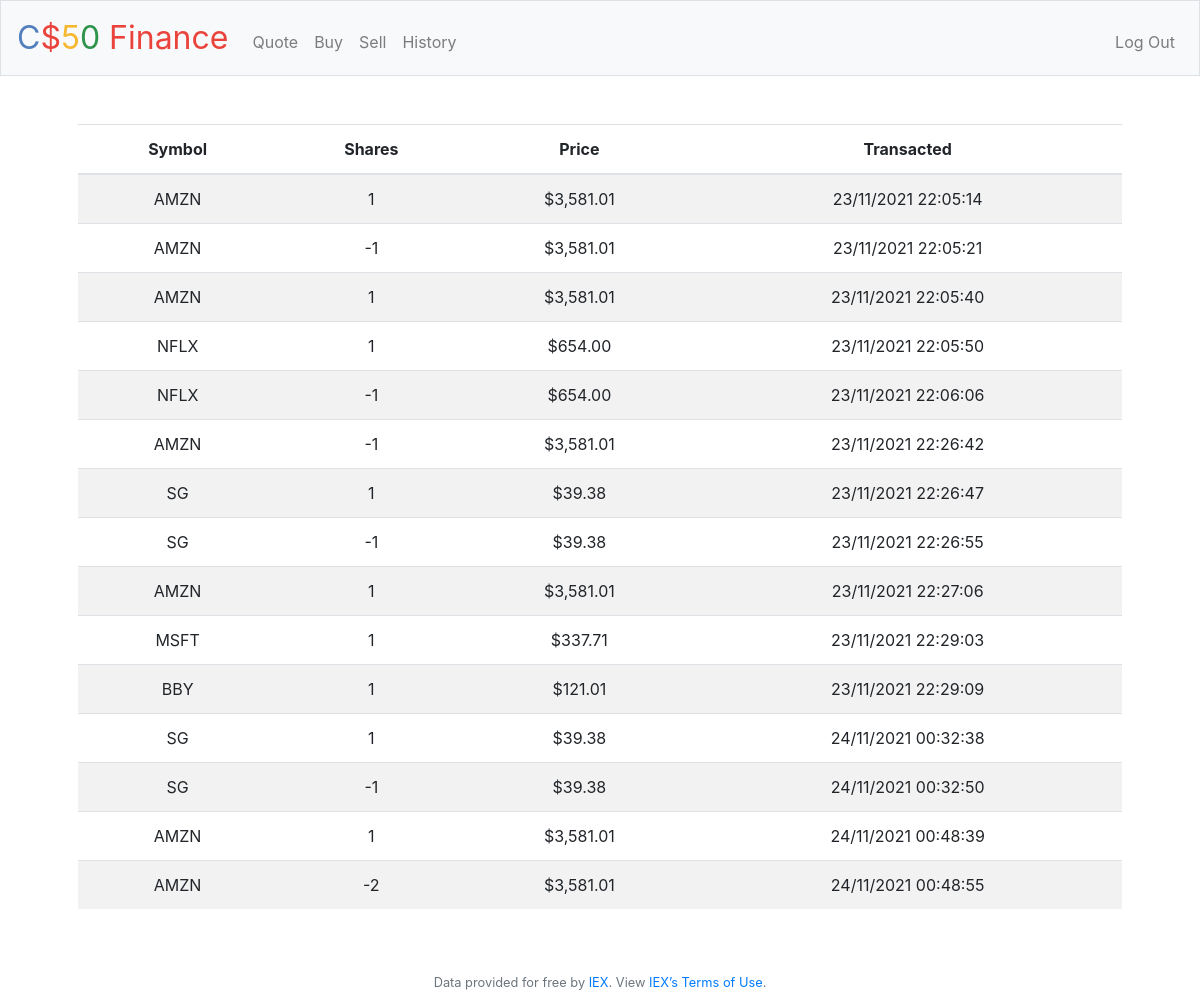
Screenshot of /history (signed in) with the database file from the repository.
### tables this page shows
CREATE TABLE stock (user INTEGER NOT NULL, symbol TEXT NOT NULL, name TEXT NOT NULL, shares INTEGER NOT NULL, price FLOAT NOT NULL, time TEXT NOT NULL);

### application.py (the view)
@app.route("/history")
@login_required
def history():
    history = db.execute("SELECT * FROM stock WHERE user = ?", session["user_id"])
    return render_template("history.html", history=history)

### application.py (called while the page is built)
@app.after_request
def after_request(response):
    response.headers["Cache-Control"] = "no-cache, no-store, must-revalidate"
    response.headers["Expires"] = 0
    response.headers["Pragma"] = "no-cache"
    return response

### helpers.py (called while the page is built)
def login_required(f):
    @wraps(f)
    def decorated_function(*args, **kwargs):
        if session.get("user_id") is None:
            return redirect("/login")
        return f(*args, **kwargs)
    return decorated_function

def usd(value):
    return f"${value:,.2f}"

### templates/history.html (shortened to what this page needs)
{% extends "layout.html" %}
{% block main %}
<table class="table table-striped">
  <thead>
    <th>Symbol</th>
    <th>Shares</th>
    <th>Price</th>
    <th>Transacted</th>
  </thead>
  <tbody>
    {% for stock in history %}
    <tr>
      <td style="text-transform:uppercase">{{stock.symbol}}</td>
      <td>{{stock.shares}}</td>
      <td>{{stock.price | usd}}</td>
      <td>{{stock.time}}</td>
    </tr>
    {% endfor %}
  </tbody>
</table>
{% endblock %}

### templates/layout.html (shortened to what this page needs)
<!DOCTYPE html>
<html lang="en">
    <head>
        <link rel="stylesheet" href="https://cdn.jsdelivr.net/npm/bootstrap@4.5.3/dist/css/bootstrap.min.css">
        <link href="/static/styles.css" rel="stylesheet">
    </head>
    <body>
        <nav class="navbar navbar-expand-md navbar-light bg-light border">
            <a class="navbar-brand" href="/"><span class="blue">C</span><span class="red">$</span><span class="yellow">5</span><span class="green">0</span> <span class="red">Finance</span></a>
            <div class="collapse navbar-collapse" id="navbar">
                {% if session.user_id %}
                    <ul class="navbar-nav mr-auto mt-2">
                        <li class="nav-item"><a class="nav-link" href="/quote">Quote</a></li>
                        <li class="nav-item"><a class="nav-link" href="/buy">Buy</a></li>
                        <li class="nav-item"><a class="nav-link" href="/sell">Sell</a></li>
                        <li class="nav-item"><a class="nav-link" href="/history">History</a></li>
                    </ul>
                    <ul class="navbar-nav ml-auto mt-2">
                        <li class="nav-item"><a class="nav-link" href="/logout">Log Out</a></li>
                    </ul>
                {% else %}
                    <ul class="navbar-nav ml-auto mt-2">
                        <li class="nav-item"><a class="nav-link" href="/register">Register</a></li>
                        <li class="nav-item"><a class="nav-link" href="/login">Log In</a></li>
                    </ul>
                {% endif %}
            </div>
        </nav>
        <main class="container p-5">
            {% block main %}{% endblock %}
        </main>
        <footer class="small text-center text-muted">
            Data provided for free by <a href="https://iextrading.com/developer">IEX</a>. View <a href="https://iextrading.com/api-exhibit-a/">IEX’s Terms of Use</a>.
        </footer>
    </body>
</html>

### static/styles.css (style rules this page uses)
nav .navbar-brand { font-size: xx-large; }
nav .navbar-brand .blue { color: #537fbe; }
nav .navbar-brand .red { color: #ea433b; }
nav .navbar-brand .yellow { color: #f5b82e; }
nav .navbar-brand .green { color: #2e944b; }
main { overflow-x: auto; text-align: center; }

### rows the page displays
stock: symbol "AMZN", shares "1", price "$3,581.01", time "23/11/2021 22:05:14"
stock: symbol "AMZN", shares "-1", price "$3,581.01", time "23/11/2021 22:05:21"
stock: symbol "AMZN", shares "1", price "$3,581.01", time "23/11/2021 22:05:40"
stock: symbol "NFLX", shares "1", price "$654.00", time "23/11/2021 22:05:50"
stock: symbol "NFLX", shares "-1", price "$654.00", time "23/11/2021 22:06:06"
stock: symbol "AMZN", shares "-1", price "$3,581.01", time "23/11/2021 22:26:42"
stock: symbol "SG", shares "1", price "$39.38", time "23/11/2021 22:26:47"
stock: symbol "SG", shares "-1", price "$39.38", time "23/11/2021 22:26:55"
stock: symbol "AMZN", shares "1", price "$3,581.01", time "23/11/2021 22:27:06"
stock: symbol "MSFT", shares "1", price "$337.71", time "23/11/2021 22:29:03"
stock: symbol "BBY", shares "1", price "$121.01", time "23/11/2021 22:29:09"
stock: symbol "SG", shares "1", price "$39.38", time "24/11/2021 00:32:38"
stock: symbol "SG", shares "-1", price "$39.38", time "24/11/2021 00:32:50"
stock: symbol "AMZN", shares "1", price "$3,581.01", time "24/11/2021 00:48:39"
stock: symbol "AMZN", shares "-2", price "$3,581.01", time "24/11/2021 00:48:55"
